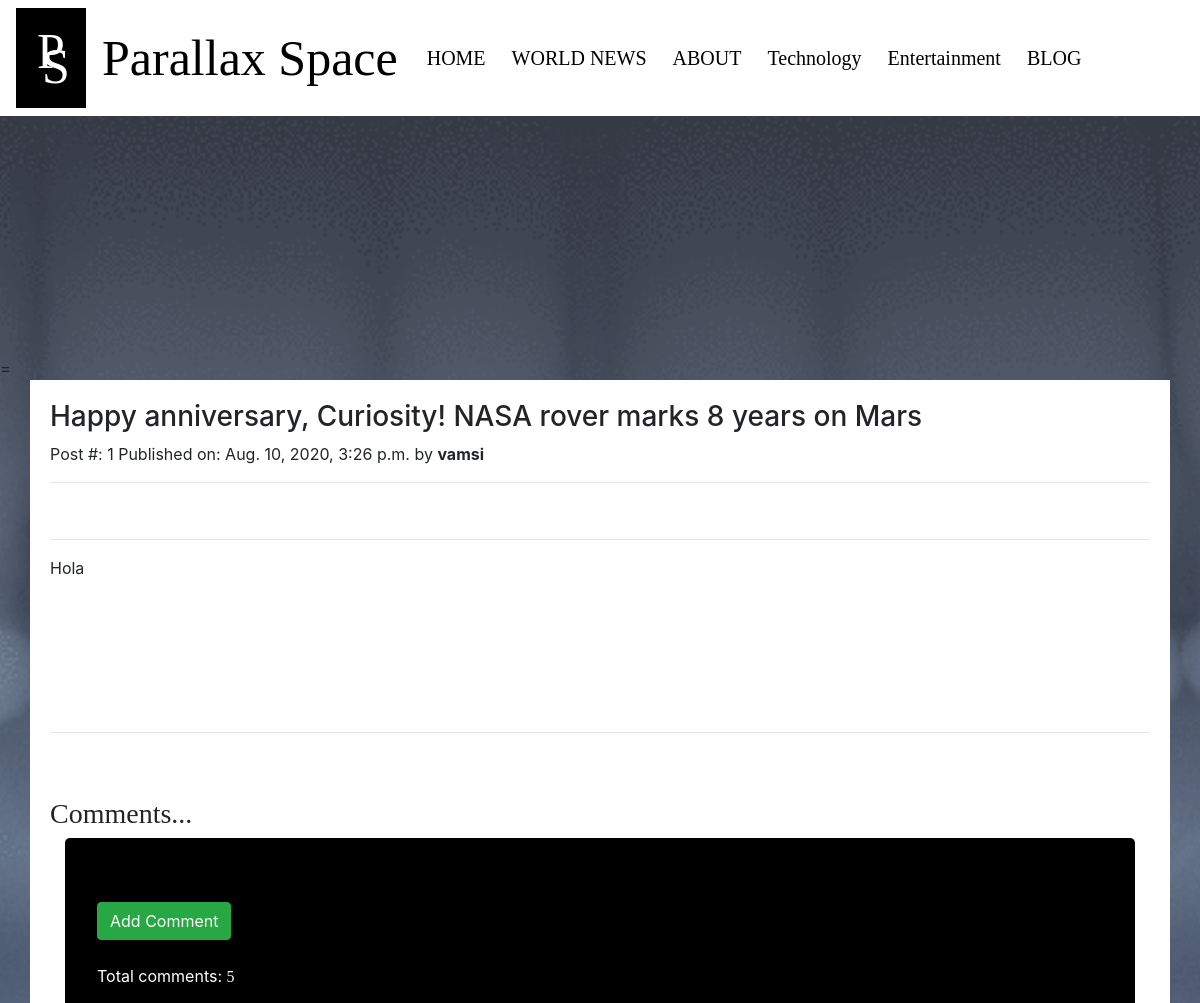
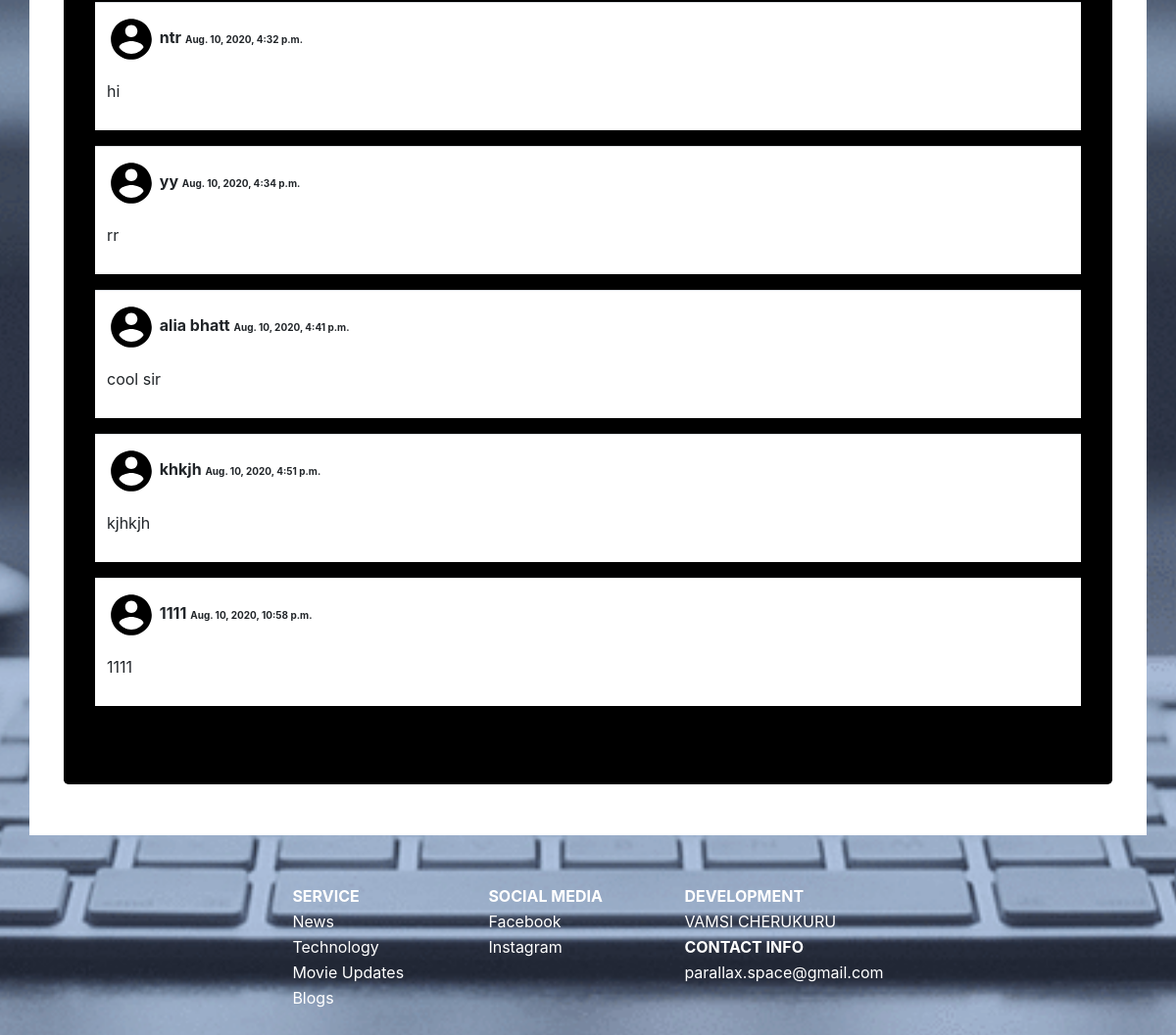
/post/1, run on the app's committed database (2 pictures, top to bottom).
### ls/models.py (models this page shows, shortened)
class BlogPost(models.Model):
    author = models.ForeignKey('auth.User',on_delete=models.CASCADE,default='auth.User')
    Title = models.CharField(max_length=256)
    Description = RichTextField()
    photo = models.ImageField(upload_to='article_pics',default='default.png', blank=True)
    photodes = models.TextField(max_length=1000,blank=True,default='')
    photo1 = models.ImageField(upload_to='article_pics',default='default.png', blank=True)
    photo2 = models.ImageField(upload_to='article_pics',default='default.png', blank=True)
    photo3 = models.ImageField(upload_to='article_pics',default='default.png', blank=True)
    post_date = models.DateTimeField(auto_now_add=True)

class BlogComment(models.Model):
    Post = models.ForeignKey(BlogPost,related_name='blogcomments',null=True,on_delete=models.CASCADE)
    commentor_name = models.CharField(max_length=200)
    comment_text = RichTextField()
    comment_date = models.DateTimeField(auto_now_add=True)

### ls/views.py (the view)
# urls.py: path('post/<int:pk>',views.AstroPostDetail.as_view(),name='post_detail'),
class AstroPostDetail(DetailView):
    model = models.BlogPost
    context_object_name = 'post_detail'
    template_name = 'blog_post_detail.html'

### ls/templates/blog_post_detail.html (shortened to what this page needs)
{% extends 'base.html' %}
{% load static %}
{% block body_block %}
<br><br><br><br><br><br><br><br><br><br>
=
<div class="container col-lg-12 col-sm-6">
    <div class="container" style="background-color: white; padding:20px;">
        <h3>{{post_detail.Title}}</h3>
        <p> Post #: {{post_detail.id}}
            Published on: {{post_detail.post_date}} by <span style="font-weight: bold;">{{post_detail.author}}</span>
        </p><hr>
        {% if post_detail.photo %}
<center><img src="{{post_detail.photo.url}}" alt="" width="500px;"><br>
    <hr>
</center>
<p>{{post_detail.Description|safe}}</p>
        {% endif %}
            <center>
                <br><br><br><br><br>
            </center><hr>
<br><br>
            <h3 style="font-family:Dekar;">Comments...</h3>
        <div class="container">
            <div class="jumbotron" style="background-color:black">
                <a type="button"  href="{% url 'ls:makeComment' pk=post_detail.pk %}" class="btn btn-success">Add Comment</a>
                <br><br><p style="color: white; "> Total comments:
                    <span style=" font-family:Dekar">
                        {{post_detail.blogcomments.count}}
                    </span>
                    </p>
                    {% for comment in post_detail.blogcomments.all %}
                    <table class="table table-light" >
                        <tbody >
                            <tr >
                                <td  style="background-color: white;">
                                <p style="font-weight:bold;">
                                    <img src="{% static 'images/account.svg' %}" style="width: 50px;" alt="">
                                    {{comment.commentor_name}}
                                     <span style="font-size: 10px;">{{comment.comment_date}}</span>
                                </p>
                                <p style="margin-left: 50px;">
                                    {{comment.comment_text|safe}}</p>
                            </td>
                              </tr>
                        </tbody>
                        </table>
                    {% endfor %}
            </div>
        </div>
    </div>
</div>
{% endblock %}

### data on the page
BlogPost: Title "Happy anniversary, Curiosity! NASA rover marks 8 years on Mars", id "1", post_date "Aug. 10, 2020, 3:26 p.m.", author "vamsi", Description "Hola", blogcomments.count "5"
BlogComment: commentor_name "ntr", comment_date "Aug. 10, 2020, 4:32 p.m.", comment_text "hi"
BlogComment: commentor_name "yy", comment_date "Aug. 10, 2020, 4:34 p.m.", comment_text "rr"
BlogComment: commentor_name "alia bhatt", comment_date "Aug. 10, 2020, 4:41 p.m.", comment_text "cool sir"
BlogComment: commentor_name "khkjh", comment_date "Aug. 10, 2020, 4:51 p.m.", comment_text "kjhkjh"
BlogComment: commentor_name "1111", comment_date "Aug. 10, 2020, 10:58 p.m.", comment_text "1111"
